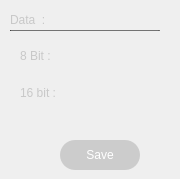
                           <widget class="QWidget" name="page_8">
                            <widget class="QLabel" name="label_9">
                             <property name="geometry">
                              <rect>
                               <x>10</x>
                               <y>10</y>
                               <width>111</width>
                               <height>20</height>
                              </rect>
                             </property>
                             <property name="styleSheet">
                              <string notr="true">color: rgb(200, 200, 200);
font: 87 9pt &quot;Segoe UI Black&quot;;</string>
                             </property>
                             <property name="text">
                              <string>Data  : </string>
                             </property>
                            </widget>
                            <widget class="QPushButton" name="pushButton_saveData">
                             <property name="geometry">
                              <rect>
                               <x>60</x>
                               <y>140</y>
                               <width>80</width>
                               <height>30</height>
                              </rect>
                             </property>
                             <property name="minimumSize">
                              <size>
                               <width>80</width>
                               <height>30</height>
                              </size>
                             </property>
                             <property name="maximumSize">
                              <size>
                               <width>80</width>
                               <height>30</height>
                              </size>
                             </property>
                             <property name="cursor">
                              <cursorShape>PointingHandCursor</cursorShape>
                             </property>
                             <property name="styleSheet">
                              <string notr="true">QPushButton{
font: 63 10pt &quot;Segoe UI Semibold&quot;;
color: rgb(255, 255, 255);
background-color: rgba(150, 150, 150,100);
border-radius:15px;
border:none;
background-repeat: no-repeat;
background-position: center;
}
QPushButton::hover{
background-color: rgb(0, 130, 0);
border-radius:15px;
border:none;
background-repeat: no-repeat;
background-position: center;
}</string>
                             </property>
                             <property name="text">
                              <string>Save</string>
                             </property>
                            </widget>
                            <widget class="Line" name="line_7">
                             <property name="geometry">
                              <rect>
                               <x>10</x>
                               <y>30</y>
                               <width>150</width>
                               <height>1</height>
                              </rect>
                             </property>
                             <property name="styleSheet">
                              <string notr="true">background-color: rgb(100, 100, 100);</string>
                             </property>
                             <property name="lineWidth">
                              <number>2</number>
                             </property>
                             <property name="orientation">
                              <enum>Qt::Horizontal</enum>
                             </property>
                            </widget>
                            <widget class="QWidget" name="layoutWidget">
                             <property name="geometry">
                              <rect>
                               <x>20</x>
                               <y>40</y>
                               <width>151</width>
                               <height>71</height>
                              </rect>
                             </property>
                             <layout class="QGridLayout" name="gridLayout">
                              <item row="0" column="0">
                               <widget class="QLabel" name="label_lowerGrip_6">
                                <property name="styleSheet">
                                 <string notr="true">QLabel{
color: rgb(200, 200, 200);
font: 87 9pt &quot;Segoe UI Black&quot;;
border:none;
}</string>
                                </property>
                                <property name="text">
                                 <string>8 Bit :</string>
                                </property>
                               </widget>
                              </item>
                              <item row="0" column="1">
                               <widget class="QFrame" name="frame_result8bit">
                                <property name="minimumSize">
                                 <size>
                                  <width>60</width>
                                  <height>30</height>
                                 </size>
                                </property>
                                <property name="maximumSize">
                                 <size>
                                  <width>60</width>
                                  <height>30</height>
                                 </size>
                                </property>
                                <property name="styleSheet">
                                 <string notr="true">
border-radius:none;</string>
                                </property>
                                <property name="frameShape">
                                 <enum>QFrame::NoFrame</enum>
                                </property>
                                <property name="frameShadow">
                                 <enum>QFrame::Raised</enum>
                                </property>
                               </widget>
                              </item>
                              <item row="1" column="0">
                               <widget class="QLabel" name="label_lowerGrip_7">
                                <property name="styleSheet">
                                 <string notr="true">QLabel{
color: rgb(200, 200, 200);
font: 87 9pt &quot;Segoe UI Black&quot;;
border:none;
}</string>
                                </property>
                                <property name="text">
                                 <string>16 bit : </string>
                                </property>
                               </widget>
                              </item>
                              <item row="1" column="1">
                               <widget class="QFrame" name="frame_results16bit">
                                <property name="minimumSize">
                                 <size>
                                  <width>60</width>
                                  <height>30</height>
                                 </size>
                                </property>
                                <property name="maximumSize">
                                 <size>
                                  <width>60</width>
                                  <height>30</height>
                                 </size>
                                </property>
                                <property name="styleSheet">
                                 <string notr="true">
border-radius:none;</string>
                                </property>
                                <property name="frameShape">
                                 <enum>QFrame::NoFrame</enum>
                                </property>
                                <property name="frameShadow">
                                 <enum>QFrame::Raised</enum>
                                </property>
                               </widget>
                              </item>
                             </layout>
                            </widget>
                           </widget>
